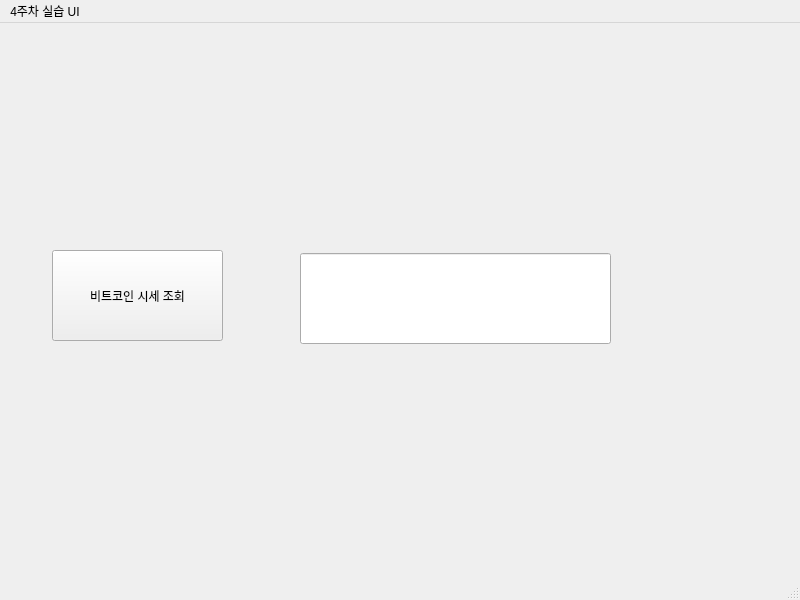
<?xml version="1.0" encoding="UTF-8"?>
<ui version="4.0">
 <class>MainWindow</class>
 <widget class="QMainWindow" name="MainWindow">
  <property name="geometry">
   <rect>
    <x>0</x>
    <y>0</y>
    <width>800</width>
    <height>600</height>
   </rect>
  </property>
  <property name="windowTitle">
   <string>MainWindow</string>
  </property>
  <widget class="QWidget" name="centralwidget">
   <widget class="QPushButton" name="pbBtcPrice">
    <property name="geometry">
     <rect>
      <x>52</x>
      <y>227</y>
      <width>171</width>
      <height>91</height>
     </rect>
    </property>
    <property name="text">
     <string>비트코인 시세 조회</string>
    </property>
   </widget>
   <widget class="QLineEdit" name="leBtcPrice">
    <property name="geometry">
     <rect>
      <x>300</x>
      <y>230</y>
      <width>311</width>
      <height>91</height>
     </rect>
    </property>
   </widget>
  </widget>
  <widget class="QMenuBar" name="menubar">
   <property name="geometry">
    <rect>
     <x>0</x>
     <y>0</y>
     <width>800</width>
     <height>26</height>
    </rect>
   </property>
   <widget class="QMenu" name="menu4_UI">
    <property name="title">
     <string>4주차 실습 UI</string>
    </property>
   </widget>
   <addaction name="menu4_UI"/>
  </widget>
  <widget class="QStatusBar" name="statusbar"/>
 </widget>
 <resources/>
 <connections/>
</ui>
